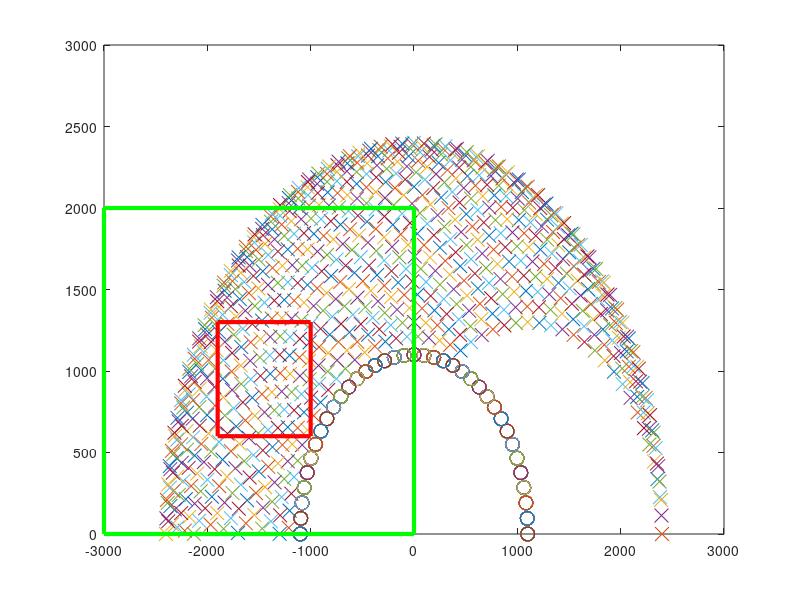

This figure's MATLAB source:
%%to clear the command window 
clear
clc
close all
format compact

%%setting the variables 
l1 = 1100; %% length of first limb
theta1=40 %%Angle of first limb

l2 = 1300; %% length of second Limb
theta2=45 %%Angle of second limb



%%creating the for loop to plot all posible positions on the graph 
for theta1 = 0:5:180; %%polotting from 0 to 180 degrees 
  theta1=deg2rad(theta1) %%chnaging theta from degrees to radians 
    
x1=l1*cos(theta1); %%using Trigonomarty   
y1=l1*sin(theta1); %%Calculating X and Y values 


    for theta2 = 0:5:120;
    theta2 = theta1 + deg2rad(theta2);
    
x2=x1+l2*cos(theta2); %%Using Triaganomarty  
y2=y1+l2*sin(theta2);%% Calculating X and Y values at the second point 


    

plot(x1,y1,'-o', 'markersize',10) %%plotting the O to reprent limb 1 length
axis([-3000 3000 0 3000])%%defining the axis 
hold on %% holidng to plot this plot as well as the following plot

plot(x2,y2,'-x', 'markersize',10)%%plotting the X to reprent limb 2 length
axis([-3000 3000 0 3000])
hold on

end

end

%% This section is splotting the DCIC Model into the plot, to scale (correct size) 

x3=0 , y3=0 %%defining the x and y locations
x4=-3000, y4=0
x5=-3000, y5=2000
x6=0, y6=2000
x7=0, y7=0

x=[x3 x4 x5 x6 x7]%% plotting the model
y=[y3 y4 y5 y6 y7]

plot(x,y,'g','linewidth',3) %%defining the dcic colour and line width 

%%this section is defining the Waste can size against the plot 

x8=-1000 , y8=600 %%defining all the  x an y points all to scale for the large waste can 
x9=-1900, y9=600
x10=-1900, y10=1300
x11=-1000, y11=1300
x12=-1000, y12=600

xx=[x8 x9 x10 x11 x12] %%plotting the waste can 
yy=[y8 y9 y10 y11 y12]

plot(xx,yy,'r','linewidth',3)%%defining the waste can colour and line width 